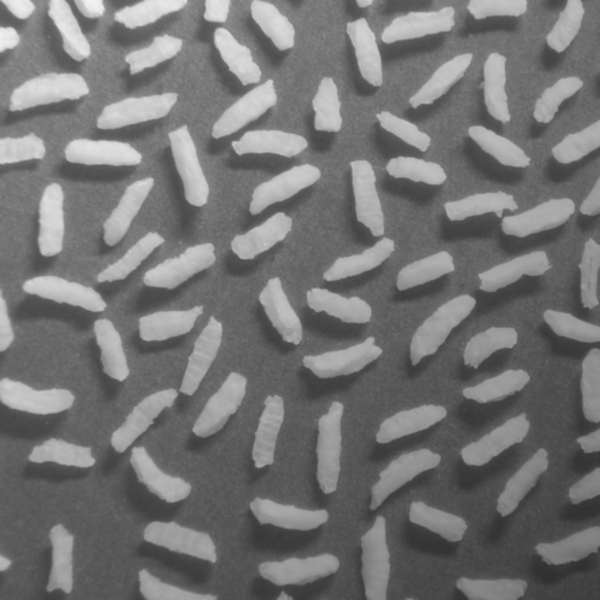
%> input picture rice-shaded.tif, 600 x 600 px
$ octave rice_shaded_assignment.m   (GNU Octave 9; MATLAB toolbox functions it lacks are replaced by stand-ins)
%> lines starting %> are read from the running program, lines starting %| are printed output that depends on the picture; in (x1, y1, x2, y2) boxes, pixels count from 0 and x2, y2 are one past the last pixel; in counts of white or black regions, pixels touching at a corner belong together; the program's own positions count from 1
%Assigment by Aldo Villarreal on January 6th
%More gray level image processing

%Import image to workspace
rice=imread("rice-shaded.tif");
%> rice is the input picture: size 600x600 uint8; min 47, max 243, mean 116.4
figure(1)
imshow(rice)

%Create filter to mask uneven ilumination
h_filter=fspecial('average',163);
%Apply filter on the original image using replicate to create the mask
rice_average=imfilter(rice,h_filter,'replicate');
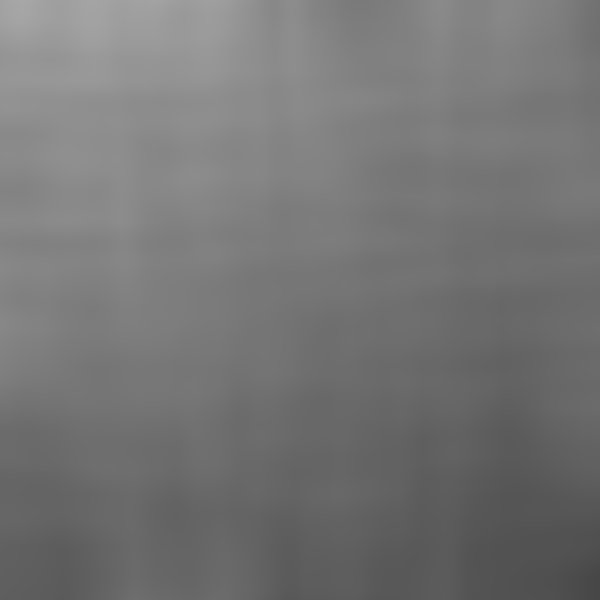
%> rice_average: size 600x600 uint8; min 70, max 167, mean 116.8
figure(2)
imshow(rice_average)
%Convert the images to double to improve performance during computation
rice_average=double(rice_average)/255;
%> rice_average: size 600x600 double
rice=double(rice)/255;
%> rice: size 600x600 double

%Apply mask on the original image.
rice_even=rice./rice_average;
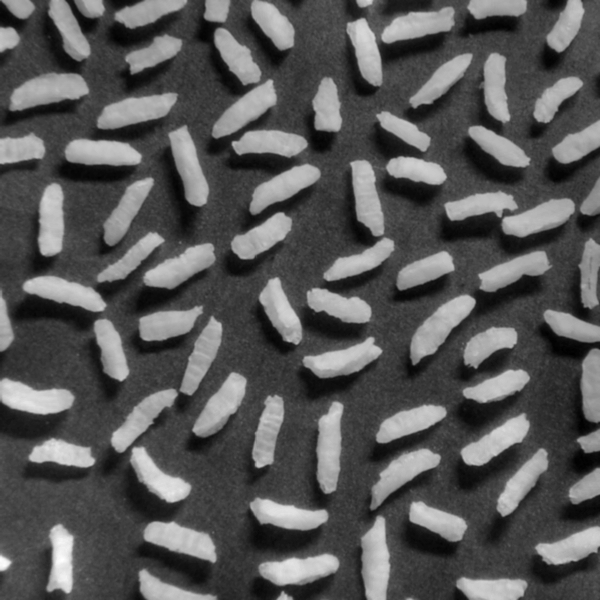
%> rice_even: size 600x600 double; min 0.533, max 1.88, mean 0.996; drawn with min black and max white
figure(3)
imshow(rice_even)

%Correct image by multiplying the mean value of the original image
rice_correct=rice_even*mean(rice(:));
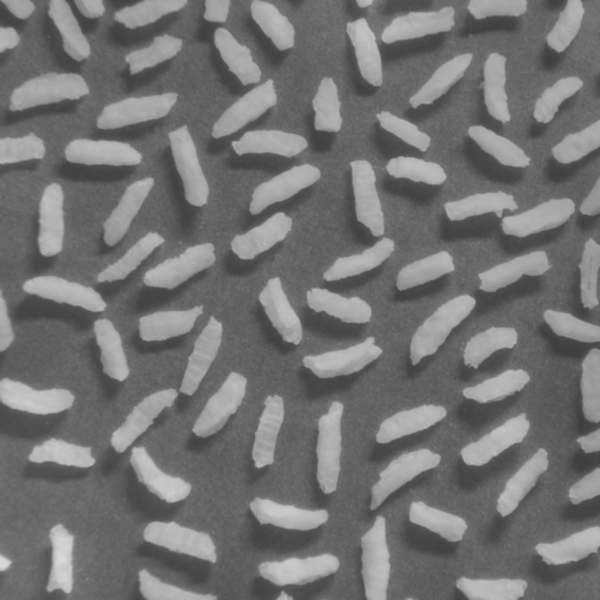
%> rice_correct: size 600x600 double; min 0.243, max 0.858, mean 0.455
figure(4)
imshow(rice_correct)

%Calculate threshold by using The Otsu method
th=graythresh(rice_correct);
%> th = 0.514
%Apply threshold to image after ilumination has been corrected
rice_otsu=rice_correct>th;
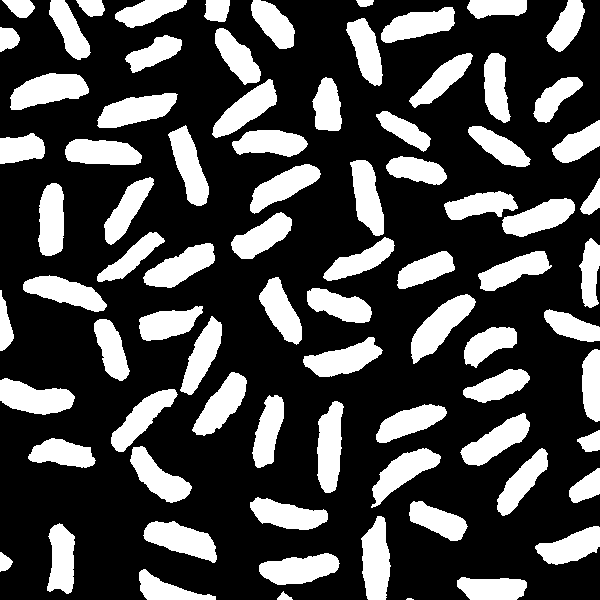
%> rice_otsu: size 600x600 logical; 28.6% white; 81 white regions (1 under 20 px), largest, box (x1, y1, x2, y2) and area: (411, 294, 476, 364) 1941, (10, 73, 89, 110) 1895, (361, 516, 391, 600) 1857
figure(5)
%Compare original image vs processed image
montage([rice rice_otsu])
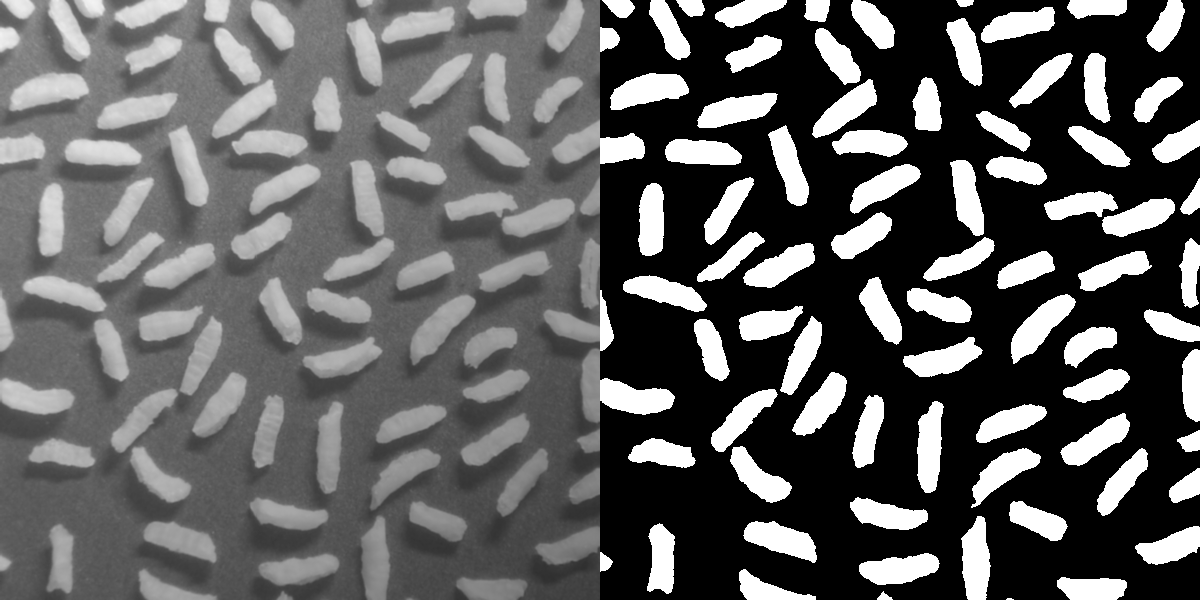
%> displayed picture: size 600x1200, on the screen's scale of 0 to 255; min 0, max 255, mean 94.7

%label all pieces of rice on the image
labels=bwlabel(rice_otsu,8);
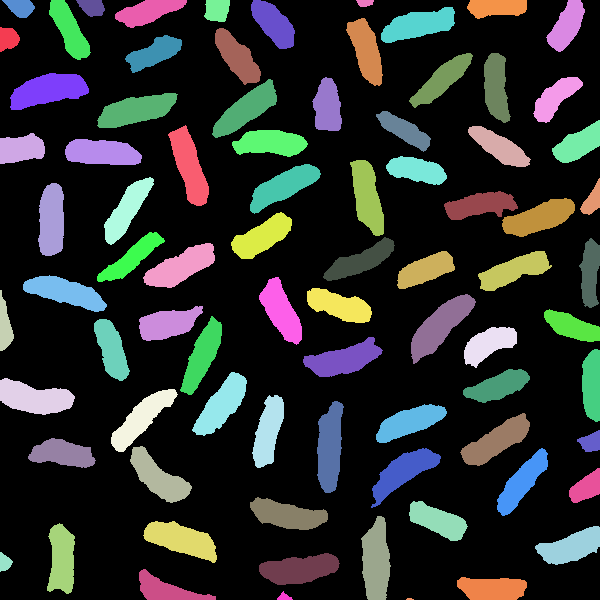
%> labels: size 600x600 double; 82 distinct labels, from 0 to 81; one colour per label, 0 black

%Compute Areas and Centroids about the binary image
stats=regionprops("table",labels,"Area","Centroid");
%> stats = 81 regions; largest, Area and Centroid: 1941 [440.7 326.5], 1895 [49 90.8], 1857 [376.8 561.6], 1813 [330.5 448], 1810 [35.2 398.6]
cent=stats.Centroid;
%> cent = 81 rows, first 12: [9.01 39.3; 21.81 149.4; 5.48 326.5; 35.17 398.6; 5.53 563.1; 21.01 8.09; 48.99 90.83; 65.94 292.9; 63.09 454.3; 52.19 221; 62.36 560.1; 70.01 30.46]
areas = stats.Area;
%> areas = 81 values, max 1941 at index 60, min 13 at index 57, mean 1272.4

figure(6)
subplot(2,1,1)
imshow(labels)
hold on
%Plot centroids for each rice piece on top of the image
plot(cent(:,1),cent(:,2),'r.');
hold off

%Add histogram under the image
subplot(2,1,2)
histogram(areas)
xlabel("Area in Pixels")
ylabel("Count of Rice")
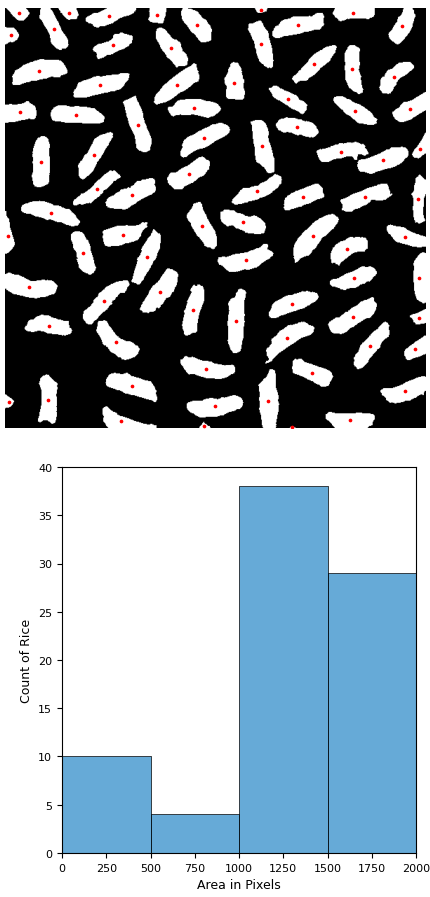
%> figure redrawn from the program's plot data, 2 panels
